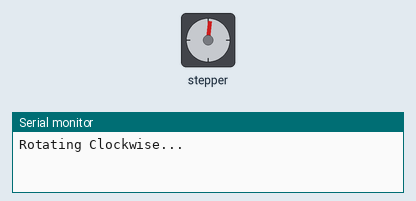
Recording of a sketch running on a simulated Arduino Uno, built with avr-gcc and run on an emulated ATmega328P. Shown: stepper motor, the last lines printed to the serial monitor. Stepper angles assume 200 steps per turn.

Above: at 0.05 s.
At 0.95 s:
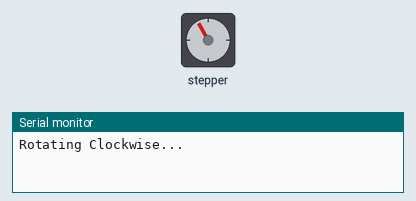
At 1.7 s:
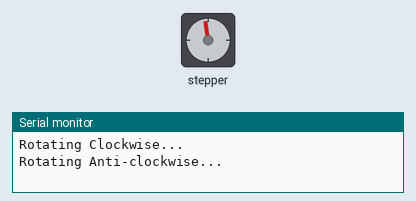
At 2.5 s:
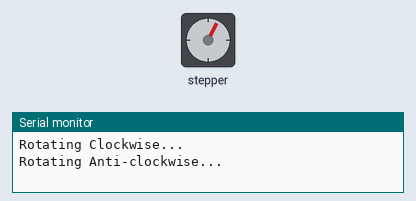
Timing chart, 0 to 6.9 s (numbered marks = the images above):
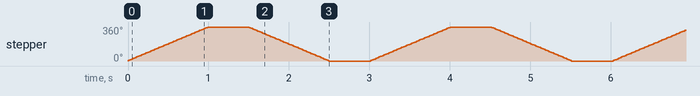

The sketch:

esp_stepper.ino
```cpp
#include <Stepper.h>

const int steps_per_rev = 200; //Set to 200 for NIMA 17
#define INA1 14
#define INA2 27
#define INA3 26
#define INA4 25

#define INB1 12
#define INB2 13
#define INB3 15
#define INB4 0

#define INC1 2
#define INC2 14
#define INC3 16
#define INC4 4


Stepper m1(steps_per_rev, INA1, INA2, INA3, INA4);
Stepper m2(steps_per_rev, INB1, INB2, INB3, INB4);
Stepper m3(steps_per_rev, INC1, INC2, INC3, INC4);


void setup()
{
  m1.setSpeed(60);
  Serial.begin(115200);
}

void loop()
{
  Serial.println("Rotating Clockwise...");
  m1.step(steps_per_rev);
  delay(500);

  Serial.println("Rotating Anti-clockwise...");
  m1.step(-steps_per_rev);
  delay(500);
}
```

Measured:
- by itself, stepper: turns 360° clockwise in 0.99 s, then 360° counter-clockwise in 0.99 s, repeating every 3.0 s
